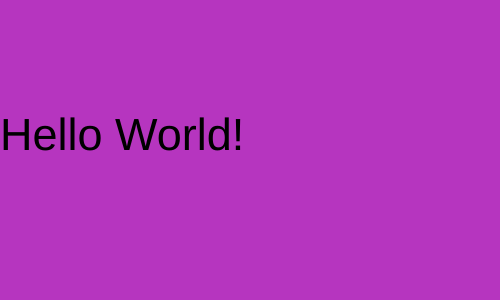
Frame 1 (no input)
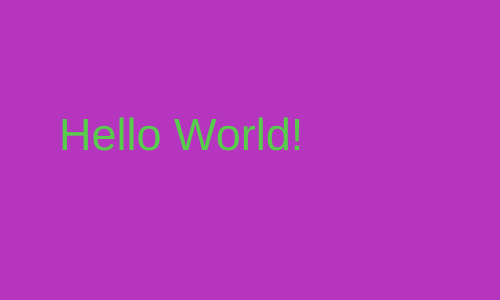
Frame 60 (no input)
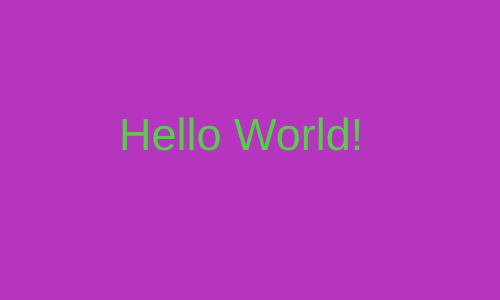
Frame 120 (the mouse pressed at the canvas centre since frame 60)

The p5.js sketch that drew these frames (run headless with seeded random() and noise() and a simulated clock; from frame 60 on, the mouse is pressed at the canvas centre):

// p5.js sketch
// ── sketch.js
/**
 *
 * Author  : Loizos Vasileiou (eeu905)
 * Module  : UXS-2071 (Scripted Media)
 * Email   : eeu905@bangor.ac.uk
 * Project : X071_02_Dom Interactivity
 *
 */

/* Variables Declaration */

//Declare Canvas Attributes
var canvasWidth = 500;
var canvasHeight = 300;

//Declare a Slider for each color for the Background Color
var rCanvasSlider, gCanvasSlider, bCanvasSlider;

//Declare a Slider for each color for the Text Color
var rTextSlider, gTextSlder, bTextSlder;

//Declare a Slider for the Text Speed
var speedSlider;
var speedValue; //This gets the value of the slider

//Declare the text for the Canvas
var defaultText = "Hello World!"; //This it the default Text
var currentText = ""; //This is the changable Text

//User Input Text Field
var textField;
var inputText; //This is the text from the User Input

//This variable controls the text location on the canvas
var controlXpos = 0;

//This variable holds the TextFont 
var selectedFont;

function setup() {
  
	/* Create the title */
  var h1 = createElement("h1","Control color and content");
  h1.id("title");
  
  /* Create the canvas */
  createCanvas(canvasWidth, canvasHeight);

  /* Create the sliders for the Background Color */
  var h2 = createElement("h2", "Control Background Color");
  h2.id("headers");
  h2.position(10,400);
  
  var h2i = createP("RED");
  h2i.position(20,450);
  rCanvasSlider = createSlider(0,255,random(255));
  rCanvasSlider.position(70, 460);
  var h2ii = createP("GREEN");
  h2ii.position(0,480);
  gCanvasSlider = createSlider(0,255,random(255));
  gCanvasSlider.position(70, 495);
  var h2iii = createP("BLUE");
  h2iii.position(10,515);
  bCanvasSlider = createSlider(0,255,random(255));
  bCanvasSlider.position(70, 525);
  
  /* Create the sliders for the Text Color */
  var h3 = createElement("h3","Control Text Color");
  h3.id("headers");
  h3.position(350,390);
  
  var h3i = createP("RED");
  h3i.position(350,440);
  rTextSlider = createSlider(0,255,random(255));
  rTextSlider.position(400,450);
  var h3ii = createP("GREEN");
  h3ii.position(330,470);
  gTextSlider = createSlider(0,255,random(255));
  gTextSlider.position(400,485);
  var h3iii = createP("BLUE");
  h3iii.position(340,505);
  bTextSlider = createSlider(0,255,random(255));
  bTextSlider.position(400,515);
  
	/* Create User Input */
  var h4 = createElement("h4", "Control Font & Speed");
  h4.id("headers");
  h4.position(650,380);
  var h4i = createP("Type Text here :");
	h4i.position(650,440);
	textField = createInput(defaultText);
	textField.position(760,455);
  
  /* Create a drop menu box for the Text Font */
  var h4ii = createP("Choose Font :");
  h4ii.position(660,470);
  dropMenu = createSelect();
  dropMenu.position(760, 485);
  dropMenu.option('NORMAL');
  dropMenu.option('BOLD');
  dropMenu.option('ITALIC');
  dropMenu.changed(mySelectEvent);
  
  /* Create a slider for the Text Speed */
  var h4iii = createP("Set Speed :");
  h4iii.position(680,505);
  speedSlider = createSlider(0,100,random(100));
  speedSlider.position(760,515); 
  
  /* Create Information Paragraph */
  var h5 = createElement("h5","Information");
  h5.id("title");
  
  h5.position(125, 475);
  var h5i = createP("1) Control Backround Color - Controls the color for the background. "+
    "Each slider represent 1 of the basic colors (red, green, blue).");
  h5i.id("info");
  h5i.position(30,600);
	var h5ii = createP("2) Control Text Color - Controls the Text Color. " + 
    "Each slider represent 1 of the basic colors (red, green, blue).");
  h5ii.id("info");
  h5ii.position(30,660);
  var h5iii = createP("3) Control Font & Speed - The first text Field is getteing the "+
		"user Input from the keyboard and return it to the canvas. The second drop box menu "+
      "sets the font of the Text and the last slider controlls the speed of the moving text!");
  h5iii.id("info");
  h5iii.position(30,700);
}

/* This method return the drop box 
 * value and store it in a variable
 */
function mySelectEvent() {
  selectedFont = dropMenu.value();
}

/* The function draw creates all the DOM input elements
 * Those elements control some values in the Canvas
 */
function draw() {

  /* Get the Slider Values for Background */
  var rSliderValueB = rCanvasSlider.value();
  var gSliderValueB = gCanvasSlider.value();
  var bSliderValueB = bCanvasSlider.value();
  
  /* Set and/or Change the Background Color of the Canvas */
	background(rSliderValueB, gSliderValueB, bSliderValueB);
  
  /* Change Text Color when the BackGround is Black or White */
  if(rSliderValueB==0 && gSliderValueB==0 && bSliderValueB==0){
 		
  	fill(255,255,255);
  }
  if(rSliderValueB==255 & gSliderValueB==255 && bSliderValueB==255){
  
    fill(0,0,0);
  }
  
  /* Set the text on the Canvas */
  currentText = textField.value(); //Set the Text to the Default
	
  textSize(45);
  
  if(selectedFont == "NORMAL"){
     textStyle(NORMAL);
	}
  if(selectedFont == "BOLD"){
     textStyle(BOLD);
	}
  if(selectedFont == "ITALIC"){
     textStyle(ITALIC);
	}
  text(currentText, controlXpos, canvasHeight / 2);
  
  if(textField.value() == ""){
  
    currentText = textField.value("Empty");
  }
  
  speedValue = speedSlider.value();
  frameRate(speedValue);
  
  controlXpos++;
  if (controlXpos >= canvasWidth) {

    controlXpos = -500;
  }
  
  var rSliderValueT = rTextSlider.value();
  var gSliderValueT = gTextSlider.value();
  var bSliderValueT = bTextSlider.value();
  fill(rSliderValueT, gSliderValueT, bSliderValueT);
  
}
// ── style.css
html, body {
  margin: 0;
  padding: 0;
  background-color: #b3ccd6;
}

#title{
	margin-left: 250px;
  color: green; 
  font-size:45px;
	/*text-align: center;*/
}

#defaultCanvas0{
  
    padding-left: 0;
    padding-right: 0;
    margin-left: 250px;
    margin-right: auto;
    display: block;
}

#headers{
	color:red;
  font-size: 25px;
}

#info{

  color: blue;
  font-size: 20px;
  
}
